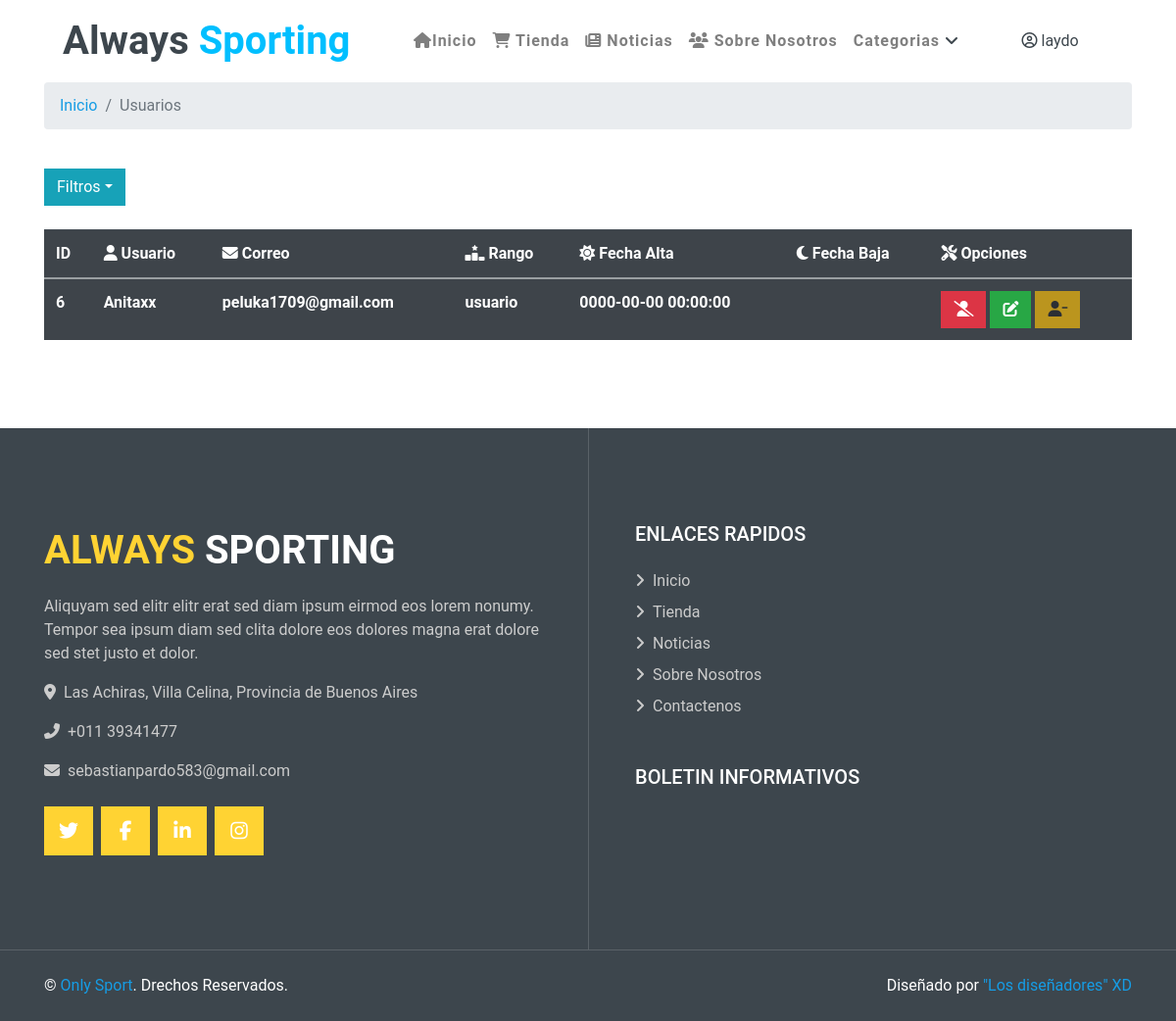
/list_user.php (signed in), run on an earlier commit of the app's database.
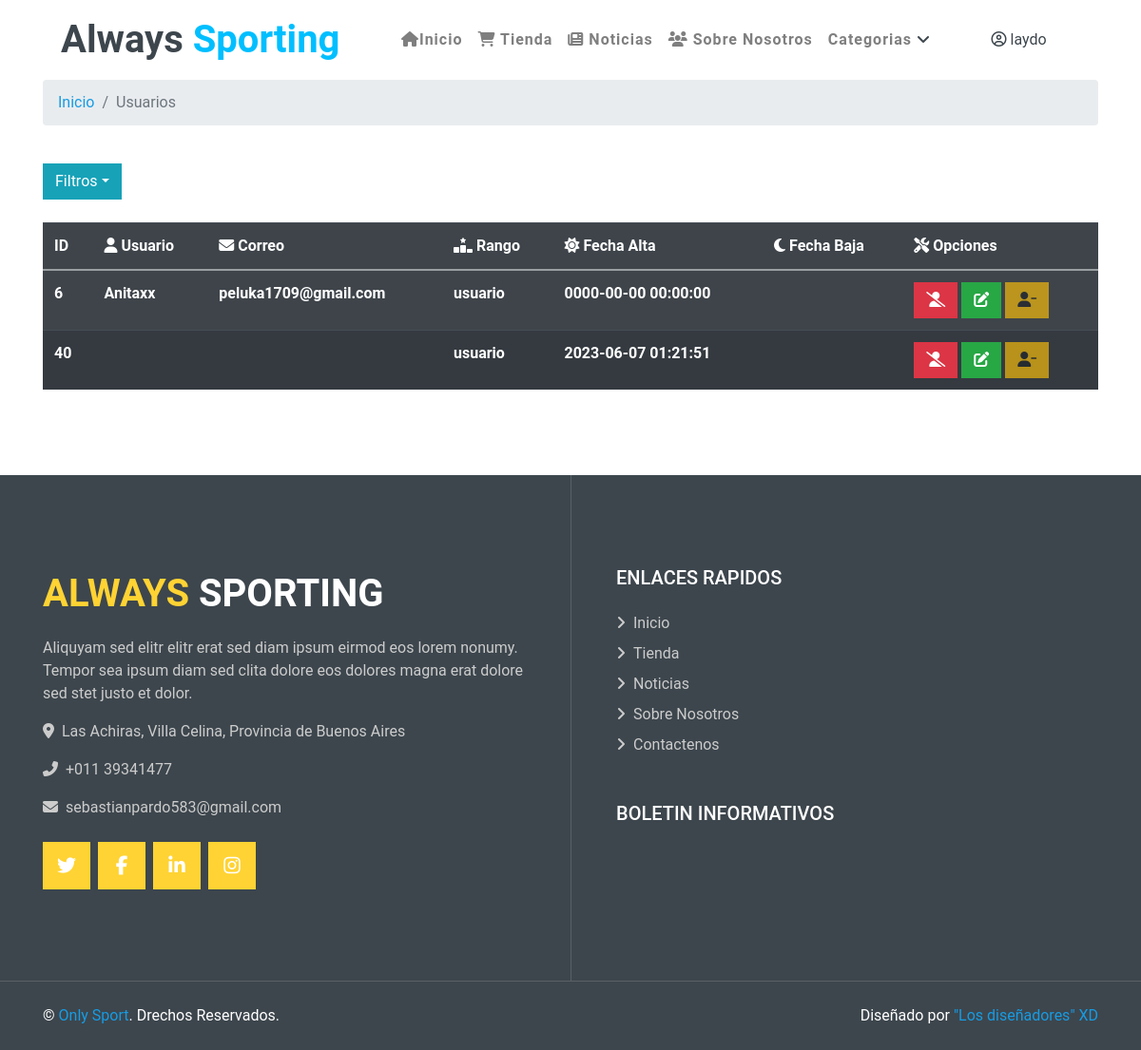
And on a later commit of the database.
### tables this page shows
CREATE TABLE `usuarios` (
  `id` int(11) UNSIGNED NOT NULL,
  `user_name` varchar(50) NOT NULL,
  `contra` varchar(100) NOT NULL,
  `email` varchar(50) NOT NULL,
  `rol` int(11) NOT NULL,
  `fecha_alta` datetime NOT NULL,
  `fecha_baja` datetime DEFAULT NULL,
  `descrip` varchar(500) NOT NULL DEFAULT 'Sin Descripcion'
);

CREATE TABLE `roles` (
  `id_rol` int(11) UNSIGNED NOT NULL,
  `rol` varchar(50) NOT NULL
);

### list_user.php (called while the page is built, shortened)
<?php
require_once "includes/config.php";
$sql= "SELECT * FROM usuarios INNER JOIN roles ON usuarios.rol = roles.id_rol WHERE roles.id_rol =1";
$res = mysqli_query($conn, $sql);
$list_usser = mysqli_fetch_all($res, MYSQLI_ASSOC);
require_once "views/layout.php";

### views/lista_usu.php (the view, shortened to what this page needs)
<link href="css/style.css" rel="stylesheet">
<div class="container">
    <nav aria-label="breadcrumb">
        <ol class="breadcrumb">
            <li class="breadcrumb-item"><a href="index.php" class="link-info" style="text-decoration: none;">Inicio</a></li>
            <li class="breadcrumb-item active" aria-current="page"><a class="link-dark" style="text-decoration: none;">Usuarios</a></li>
        </ol>
    </nav>
</div>
<br>
<div class="container">
    <button type="button" class="btn btn-info dropdown-toggle" data-toggle="dropdown" > Filtros<span class="caret"></span></button>&nbsp;&nbsp;
</div>
<br>
<div class="container">
    <table class="table table-dark table-striped">
        <tr>
            <th> ID </th>
            <th><i class="fa-solid fa-user"></i> Usuario </th>
            <th><i class="fa-solid fa-envelope"></i> Correo </th>
            <th><i class="fa-solid fa-ranking-star"></i> Rango </th>
            <th><i class="fa-solid fa-sun"></i> Fecha Alta </th>
            <th><i class="fa-solid fa-moon"></i> Fecha Baja </th>
            <th><i class="fa-solid fa-screwdriver-wrench" ></i> Opciones </th>
        </tr>
        <tbody>
            <?php foreach ($list_usser as $usser) {
                if ($_SESSION['usuario']['rol'] > 1) {
            ?>
                    <tr>
                        <th><?php echo $usser['id']; ?></th>
                        <th><?php echo $usser['user_name']; ?></th>
                        <th><?php echo $usser['email']; ?></th>
                        <th><?php echo $usser['rol']; ?></th>
                        <th><?php echo $usser['fecha_alta']; ?></th>
                        <th><?php echo $usser['fecha_baja']; ?></th>
                        <td>
                            <a class="btn btn-danger <?php echo $usser['rol'] == "administrador" ? 'disabled' : '' ?>" href="listas_opciones_usu.php?id=<?php echo $usser['id'] ?>" data-toggle="tooltip" data-placement="top" title="Eliminar"><i class="fa-solid fa-user-slash" ></i></a>
                            <a class="btn btn-success <?php echo $usser['rol'] == "moderador" ? 'disabled' : '' ?><?php echo $usser['rol'] == "administrador" ? 'disabled' : '' ?>" href="listas_opciones_usu.php?mod=<?php echo $usser['id'] ?>" data-toggle="tooltip" data-placement="top" title="Asender"><i class="fas fa-edit" ></i></a>
                            <a class="btn btn-warning <?php echo $usser['rol'] == "administrador" ? 'disabled' : '' ?><?php echo $usser['rol'] == "usuario" ? 'disabled' : '' ?>" href="listas_opciones_usu.php?id_reset=<?php echo $usser['id'] ?>" data-toggle="tooltip" data-placement="top" title="Desender"><i class="fa-solid fa-user-minus"></i></a>
                        </td>
                <?php }
            } ?>
                    </tr>
        </tbody>
    </table>
</div>

What changed in the data, as far as the page shows it:
added usuarios: id "40", roles.rol "usuario", fecha_alta "2023-06-07 01:21:51"
